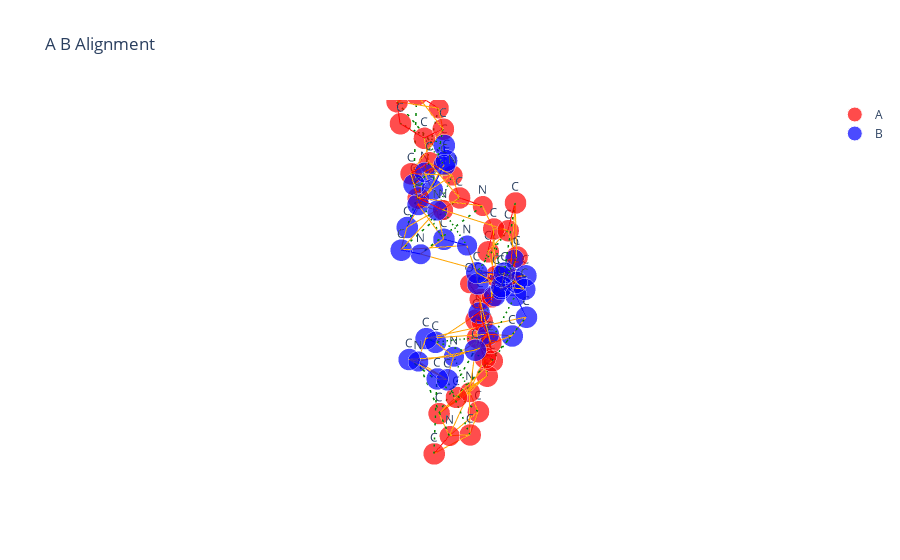

Notebook code cell kept with this figure:
### Code cell
data_path = "../Data/first_8_molecules_RDKIT"
ligand = '4csv_imatinib'
i = 10
nameB = ligand+'_conf'+str(i)+'_arbalign.xyz'
path1 = os.path.join(data_path, 'extra_bio_ligands', ligand+'.xyz')
path2 = os.path.join('arbalign_output', ligand+'_conf'+str(i)+'-aligned_to-'+ligand+'.xyz')
molA = next(pybel.readfile("xyz", path1))
molB = next(pybel.readfile("xyz", path2))
X_A, T_A, B_A = otm.tl.process_molecule(molA, heavy_atoms_only=True) 
X_B, T_B, B_B = otm.tl.process_molecule(molB, heavy_atoms_only=True)
X_B_aligned, _, _ = otm.tl.kabsch(X_A, X_B, np.eye(X_A.shape[0]))
otm.tl.write_xyz_with_custom_labels(
    os.path.join('arbalign_output', nameB), 
    X_B_aligned, 
    T_B,
    comment="aligned by ArbAlign")
print(otm.tl.root_mean_square_deviation(X_A, X_B_aligned))
otm.pl.interactive_alignment_plot(X_A, X_B_aligned, T_A, T_B, B_A, B_B, assignment=np.arange(X_A.shape[0]))
